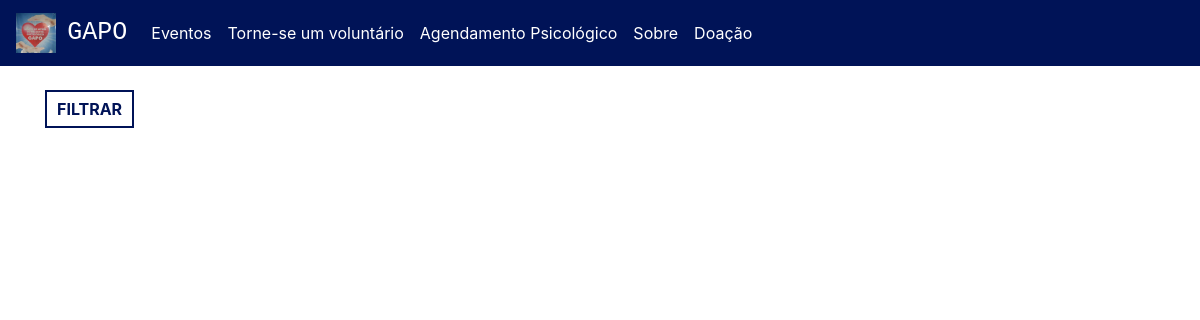
Before: / with the older database file.
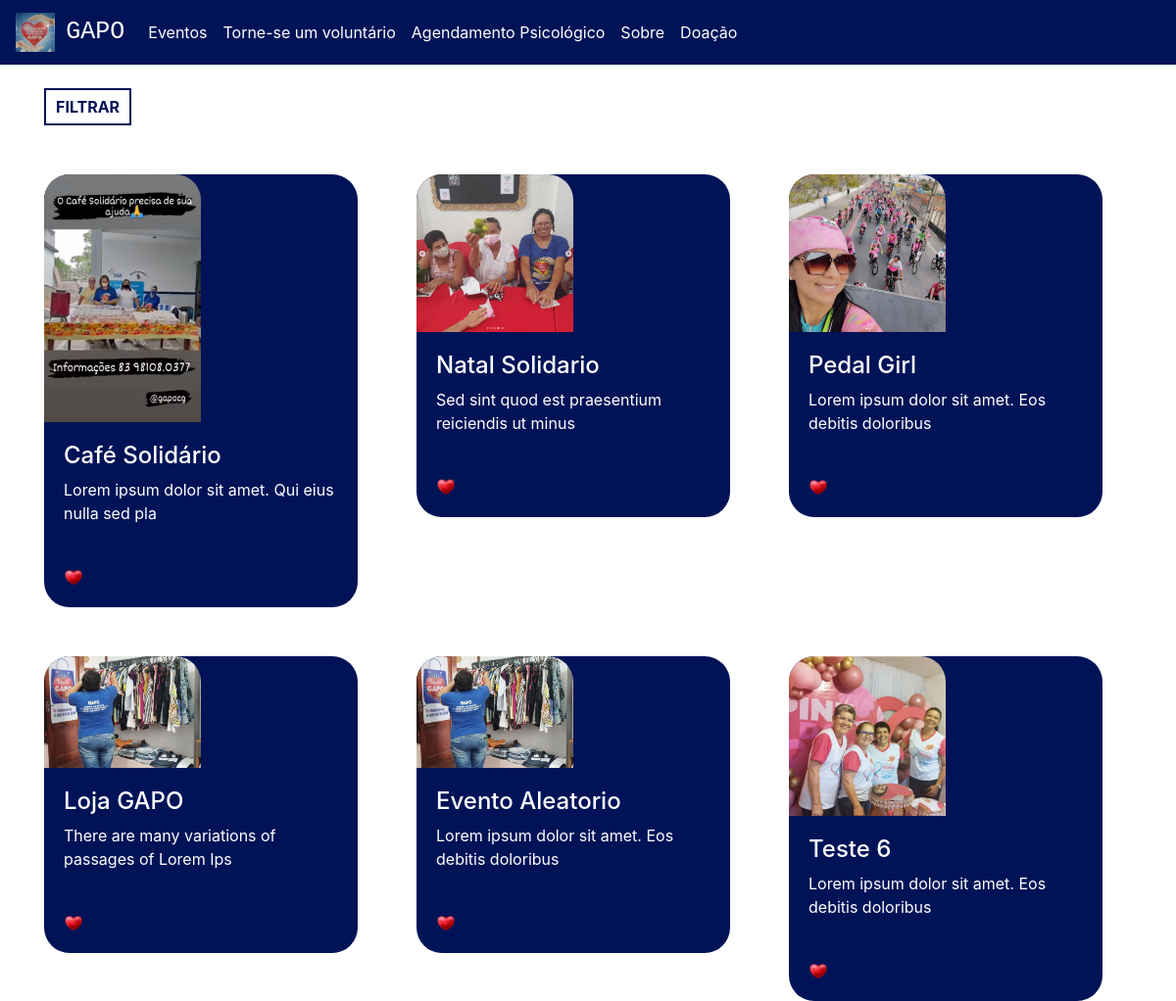
After: the same page with the newer database file.
### plataforma/models.py (models this page shows, shortened)
class Eventos(models.Model):
    imagens = models.ManyToManyField(Imagem)
    nome = models.CharField(max_length=20)
    data = models.DateField()
    descricao = models.TextField()
    endereco = models.CharField(max_length=20)
    descricao_curta = models.CharField(max_length=50)

class Imagem(models.Model):
    img = models.ImageField(upload_to='img')

### plataforma/views.py (the view)
# urls.py: path('', views.home, name="home"),
def home(request):
    preco_minimo = request.GET.get('preco_minimo')
    preco_maximo = request.GET.get('preco_maximo')
    cidade = request.GET.get('cidade')
    tipo = request.GET.getlist('tipo')
    cidades = Cidade.objects.all()
    eventos = Eventos.objects.all()
    if preco_minimo or preco_maximo or cidade or tipo:
        if not preco_minimo:
            preco_minimo = 0
        if not preco_maximo:
            preco_maximo = 999999999
        if not tipo:
            tipo = ['A', 'C']
        imoveis = Imovei.objects.filter(valor__gte=preco_minimo)\
        .filter(valor__lte=preco_maximo)\
        .filter(tipo_imovel__in=tipo).filter(cidade=cidade)
    else:
        imoveis = Imovei.objects.all()
    return render(request, 'home.html', {'imoveis': imoveis, 'cidades': cidades, 'eventos': eventos})

### plataforma/templates/home.html (shortened to what this page needs)
{% extends 'base.html' %}
{% load static %}
{% block 'head' %}
<link rel="stylesheet" href="{% static 'plataforma/css/home.css' %}">
{% endblock  %}
{% block 'body' %}
<div class="container">
  <br>
  <button type="button" class="btn_filtrar" data-toggle="modal"
	 data-target="#exampleModal">
    FILTRAR
  </button>
  <div class="row">
    {% for evento in eventos %}
        <div class="col-md cont">
          <div class="card_imovel">
            <img class="img_capa_imovel" src="{{evento.imagens.all.0.img.url}}">
            <div class="informacoes_imoveis">
              <a class="a_none" href="{% url 'evento' evento.id %}"><h4 class="nome">{{evento.nome}}</h4></a>
              <p>{{evento.descricao_curta}}</p>
              <br>
              <img width="7%" src="{% static 'plataforma/img/heart.png' %}">
            </div>
          </div>
        </div>
    {% endfor %}
  </div>
</div>
{% endblock %}

### templates/base.html (shortened to what this page needs)
{% load static %}
<!doctype html>
<html lang="pt-BR">
  <head>
    {% block 'head' %}{% endblock  %}
    <link rel="stylesheet" href="https://cdn.jsdelivr.net/npm/bootstrap@4.6.1/dist/css/bootstrap.min.css">
  </head>
  <body>
      <nav class="navbar navbar-expand-lg navbar-dark bg_navbar">
        <a class="navbar-brand" href="{% url 'home' %}">
					<img width="40" src="{% static 'autenticacao/img/logo_gapo.jpg' %}">
							&nbsp<h3 class="font_logo">GAPO</h3></a>
        <div class="collapse navbar-collapse" id="navbarNav">
          <ul class="navbar-nav">
            <li class="nav-item active">
              <a class="nav-link" href="{% url 'home' %}">Eventos</a>
            </li>
            <li class="nav-item active">
              <a class="nav-link" href="{% url 'voluntario' %}">Torne-se um voluntário</a>
            </li>
            <li class="nav-item active">
              <a class="nav-link" href="{% url 'agendamento' %}">Agendamento Psicológico</a>
            </li>
            <li class="nav-item active">
              <a class="nav-link" href="{% url 'quem_somos' %}">Sobre</a>
            </li>
            <li class="nav-item active">
              <a class="nav-link" href="{% url 'doacao' %}">Doação</a>
            </li>
          </ul>
        </div>
      </nav>
    {% block 'body' %}{% endblock  %}
  </body>
</html>

### templates/static/plataforma/css/home.css (style rules this page uses)
.bg_navbar { background-color: #001357; }
.font_logo { font-family: 'Courier New', Courier, monospace; font-size: 25px; display: inline; }
.card_imovel { background-color: #001357; width: 20rem; margin-top: 50px; border-radius: 26px; }
.img_capa_imovel { width: 50%; border-top-left-radius: 26px; border-top-right-radius: 26px; }
.informacoes_imoveis { padding: 20px; color: white; }
.btn_filtrar { border: none; background-color: transparent; border: 2px solid #001357; color: #001357; padding: 5px 10px 5px 10px; font-weight: bold; }
.a_none { color: white; }

Changed rows visible on the page:
added Eventos: imagens.all.0.img (picture), nome "Café Solidário", descricao_curta "Lorem ipsum dolor sit amet. Qui eius nulla sed pla"
added Eventos: imagens.all.0.img (picture), nome "Natal Solidario", descricao_curta "Sed sint quod est praesentium reiciendis ut minus"
added Eventos: imagens.all.0.img (picture), nome "Pedal Girl", descricao_curta "Lorem ipsum dolor sit amet. Eos debitis doloribus"
added Eventos: imagens.all.0.img (picture), nome "Loja GAPO", descricao_curta "There are many variations of passages of Lorem Ips"
added Eventos: imagens.all.0.img (picture), nome "Evento Aleatorio", descricao_curta "Lorem ipsum dolor sit amet. Eos debitis doloribus"
added Eventos: imagens.all.0.img (picture), nome "Teste 6", descricao_curta "Lorem ipsum dolor sit amet. Eos debitis doloribus"
